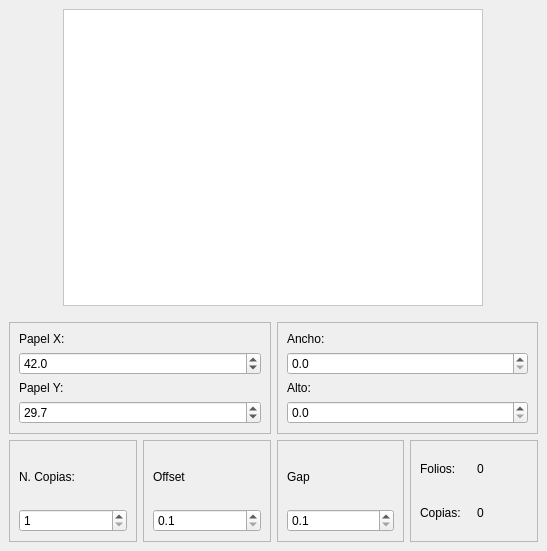
<?xml version="1.0" encoding="UTF-8"?>
<ui version="4.0">
 <class>MainWindow</class>
 <widget class="QMainWindow" name="MainWindow">
  <property name="geometry">
   <rect>
    <x>0</x>
    <y>0</y>
    <width>547</width>
    <height>551</height>
   </rect>
  </property>
  <property name="windowTitle">
   <string>Canvas v. Alfa</string>
  </property>
  <widget class="QWidget" name="centralwidget">
   <layout class="QVBoxLayout" name="verticalLayout_6">
    <item>
     <layout class="QHBoxLayout" name="horizontalLayout_4">
      <item>
       <widget class="QGraphicsView" name="GVCanvas">
        <property name="minimumSize">
         <size>
          <width>420</width>
          <height>297</height>
         </size>
        </property>
        <property name="maximumSize">
         <size>
          <width>420</width>
          <height>297</height>
         </size>
        </property>
        <property name="styleSheet">
         <string notr="true">background: white;</string>
        </property>
       </widget>
      </item>
     </layout>
    </item>
    <item>
     <spacer name="verticalSpacer">
      <property name="orientation">
       <enum>Qt::Vertical</enum>
      </property>
      <property name="sizeType">
       <enum>QSizePolicy::Fixed</enum>
      </property>
      <property name="sizeHint" stdset="0">
       <size>
        <width>20</width>
        <height>10</height>
       </size>
      </property>
     </spacer>
    </item>
    <item>
     <layout class="QHBoxLayout" name="horizontalLayout">
      <item>
       <widget class="QFrame" name="frame">
        <property name="frameShape">
         <enum>QFrame::StyledPanel</enum>
        </property>
        <property name="frameShadow">
         <enum>QFrame::Raised</enum>
        </property>
        <layout class="QVBoxLayout" name="verticalLayout_2">
         <item>
          <widget class="QLabel" name="label">
           <property name="text">
            <string>Papel X:</string>
           </property>
          </widget>
         </item>
         <item>
          <widget class="QDoubleSpinBox" name="SPCanvasX">
           <property name="decimals">
            <number>1</number>
           </property>
           <property name="minimum">
            <double>1.000000000000000</double>
           </property>
           <property name="maximum">
            <double>1000.000000000000000</double>
           </property>
           <property name="value">
            <double>42.000000000000000</double>
           </property>
          </widget>
         </item>
         <item>
          <widget class="QLabel" name="label_2">
           <property name="text">
            <string>Papel Y:</string>
           </property>
          </widget>
         </item>
         <item>
          <widget class="QDoubleSpinBox" name="SPCanvasY">
           <property name="decimals">
            <number>1</number>
           </property>
           <property name="minimum">
            <double>1.000000000000000</double>
           </property>
           <property name="maximum">
            <double>1000.000000000000000</double>
           </property>
           <property name="value">
            <double>29.699999999999999</double>
           </property>
          </widget>
         </item>
        </layout>
       </widget>
      </item>
      <item>
       <widget class="QFrame" name="frame_2">
        <property name="frameShape">
         <enum>QFrame::StyledPanel</enum>
        </property>
        <property name="frameShadow">
         <enum>QFrame::Raised</enum>
        </property>
        <layout class="QVBoxLayout" name="verticalLayout_8">
         <item>
          <widget class="QLabel" name="label_3">
           <property name="text">
            <string>Ancho:</string>
           </property>
          </widget>
         </item>
         <item>
          <widget class="QDoubleSpinBox" name="SPCopyX">
           <property name="decimals">
            <number>1</number>
           </property>
           <property name="maximum">
            <double>1000.000000000000000</double>
           </property>
          </widget>
         </item>
         <item>
          <widget class="QLabel" name="label_4">
           <property name="text">
            <string>Alto:</string>
           </property>
          </widget>
         </item>
         <item>
          <widget class="QDoubleSpinBox" name="SPCopyY">
           <property name="decimals">
            <number>1</number>
           </property>
           <property name="maximum">
            <double>1000.000000000000000</double>
           </property>
          </widget>
         </item>
        </layout>
       </widget>
      </item>
     </layout>
    </item>
    <item>
     <layout class="QHBoxLayout" name="horizontalLayout_3">
      <item>
       <widget class="QFrame" name="frame_3">
        <property name="frameShape">
         <enum>QFrame::StyledPanel</enum>
        </property>
        <property name="frameShadow">
         <enum>QFrame::Raised</enum>
        </property>
        <layout class="QVBoxLayout" name="verticalLayout">
         <item>
          <widget class="QLabel" name="label_5">
           <property name="text">
            <string>N. Copias:</string>
           </property>
          </widget>
         </item>
         <item>
          <widget class="QSpinBox" name="SPNCopies">
           <property name="minimum">
            <number>1</number>
           </property>
           <property name="maximum">
            <number>1000</number>
           </property>
           <property name="value">
            <number>1</number>
           </property>
          </widget>
         </item>
        </layout>
       </widget>
      </item>
      <item>
       <layout class="QVBoxLayout" name="verticalLayout_4">
        <item>
         <widget class="QFrame" name="frame_4">
          <property name="frameShape">
           <enum>QFrame::StyledPanel</enum>
          </property>
          <property name="frameShadow">
           <enum>QFrame::Raised</enum>
          </property>
          <layout class="QVBoxLayout" name="verticalLayout_3">
           <item>
            <widget class="QLabel" name="label_6">
             <property name="text">
              <string>Offset</string>
             </property>
            </widget>
           </item>
           <item>
            <widget class="QDoubleSpinBox" name="SPOffset">
             <property name="decimals">
              <number>1</number>
             </property>
             <property name="minimum">
              <double>0.100000000000000</double>
             </property>
             <property name="singleStep">
              <double>1.000000000000000</double>
             </property>
             <property name="stepType">
              <enum>QAbstractSpinBox::AdaptiveDecimalStepType</enum>
             </property>
            </widget>
           </item>
          </layout>
         </widget>
        </item>
       </layout>
      </item>
      <item>
       <widget class="QFrame" name="frame_5">
        <property name="frameShape">
         <enum>QFrame::StyledPanel</enum>
        </property>
        <property name="frameShadow">
         <enum>QFrame::Raised</enum>
        </property>
        <layout class="QVBoxLayout" name="verticalLayout_9">
         <item>
          <widget class="QLabel" name="label_7">
           <property name="text">
            <string>Gap</string>
           </property>
          </widget>
         </item>
         <item>
          <widget class="QDoubleSpinBox" name="SPGap">
           <property name="decimals">
            <number>1</number>
           </property>
           <property name="minimum">
            <double>0.100000000000000</double>
           </property>
           <property name="stepType">
            <enum>QAbstractSpinBox::AdaptiveDecimalStepType</enum>
           </property>
          </widget>
         </item>
        </layout>
       </widget>
      </item>
      <item>
       <widget class="QFrame" name="frame_6">
        <property name="frameShape">
         <enum>QFrame::StyledPanel</enum>
        </property>
        <property name="frameShadow">
         <enum>QFrame::Raised</enum>
        </property>
        <layout class="QVBoxLayout" name="verticalLayout_5">
         <item>
          <layout class="QHBoxLayout" name="horizontalLayout_2">
           <item>
            <widget class="QLabel" name="label_8">
             <property name="text">
              <string>Folios:</string>
             </property>
            </widget>
           </item>
           <item>
            <widget class="QLabel" name="LBSheet">
             <property name="text">
              <string>0</string>
             </property>
            </widget>
           </item>
          </layout>
         </item>
         <item>
          <layout class="QHBoxLayout" name="horizontalLayout_6">
           <item>
            <widget class="QLabel" name="label_10">
             <property name="text">
              <string>Copias:</string>
             </property>
            </widget>
           </item>
           <item>
            <widget class="QLabel" name="LBCopies">
             <property name="text">
              <string>0</string>
             </property>
            </widget>
           </item>
          </layout>
         </item>
        </layout>
       </widget>
      </item>
     </layout>
    </item>
   </layout>
  </widget>
 </widget>
 <resources/>
 <connections/>
</ui>
